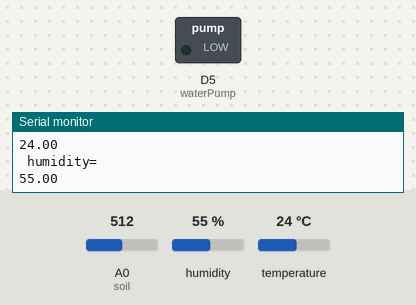
Recording of a sketch running on a simulated ESP8266 (NodeMCU). Shown: switched loads named in the sketch (green lamp = pin HIGH), the last lines printed to the serial monitor. Inputs (shaded band) come from the test bench; at power-on: A0 (soil) = 512, humidity 55 %, temperature 24 °C. WiFi joins after 1.5 s; servers stay silent unless stated.

Above: at 3.0 s.
3.1 s: A0 (soil) set to 700
4.6 s: A0 (soil) set to 722
At 5.8 s:
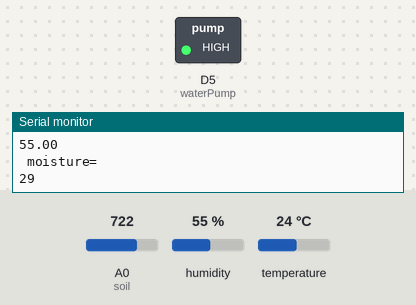
8.1 s: A0 (soil) set to 511
At 9.1 s:
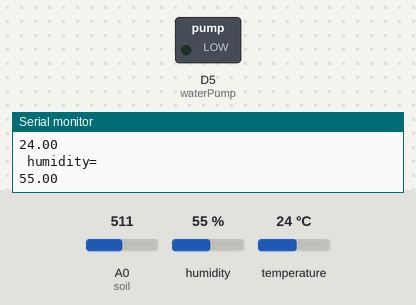
10.2 s: A0 (soil) set to 716
At 11.3 s:
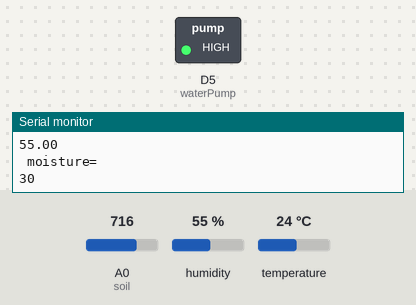
Timing chart, 0 to 12.7 s (numbered marks = the images above; inputs shaded):
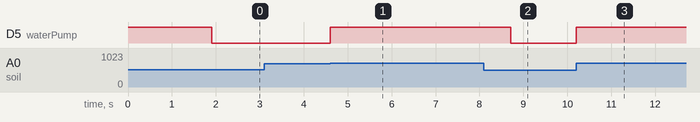

Measured:
- the behaviour switches between 711 and 712 on A0 (soil) (found by bisection; images 0 and 1)
- after the input at 4.6 s, D5 (waterPump): LOW → HIGH at once
- after the input at 8.1 s, D5 (waterPump): HIGH → LOW after 0.61 s
- after the input at 10.2 s, D5 (waterPump): LOW → HIGH at once

The sketch:

ai_base_irrigation_system_in_bylnk.ino
```cpp
#define BLYNK_PRINT Serial
#include <ESP8266WiFi.h>
#include <BlynkSimpleEsp8266.h>
#include <DHT.h>

char auth[] = "usLyA2Gomx79Z_pLo5wGuho3OQpeIoNf";  //Enter your Blynk Auth token
char ssid[] = "123456789";  //Enter your WIFI SSID
char pass[] = "123456789";  //Enter your WIFI Password


DHT dht(D2, DHT11);//(DHT sensor pin,sensor type)  D4 DHT11 Temperature Sensor
BlynkTimer timer;
#define soil A0     //A0 Soil Moisture Sensor
#define waterPump D5 //relay pin

void setup() {
  Serial.begin(9600);
  pinMode(waterPump, OUTPUT);
  digitalWrite(waterPump,HIGH);

  Blynk.begin(auth, ssid, pass, "blynk.cloud", 80);
  dht.begin();
 timer.setInterval(100L, soilMoistureSensor);
 timer.setInterval(100L, DHT11sensor);
}

//Get the DHT11 sensor values
void DHT11sensor() {
  float h = dht.readHumidity();
  float t = dht.readTemperature();

  if (isnan(h) || isnan(t)) {
    Serial.println("Failed to read from DHT sensor!");
    return;
  }
  Blynk.virtualWrite(V0, t);
  Blynk.virtualWrite(V1, h);
  Serial.println("\n temperature=");
  Serial.println(t);
  Serial.println("\n humidity=");
  Serial.println(h);
  }


  //Get the soil moisture values
void soilMoistureSensor() {
  int value = analogRead(soil);
  value = map(value, 0, 1024, 0, 100);
  value = (value - 100) * -1;
  Serial.println("\n moisture=");
  Serial.println(value);
  Blynk.virtualWrite(V2, value);
  if (value <= 30){
      digitalWrite(D5,HIGH);
      delay(1000);
      Serial.println("relay  moisture sensor on \n");
    }
  else{
      digitalWrite(D5,LOW);
       Serial.println("relay  moisture sensor off \n");
    }
    }
  void loop() {

  Blynk.run();//Run the Blynk library
  timer.run();//Run the Blynk timer

  }
```
